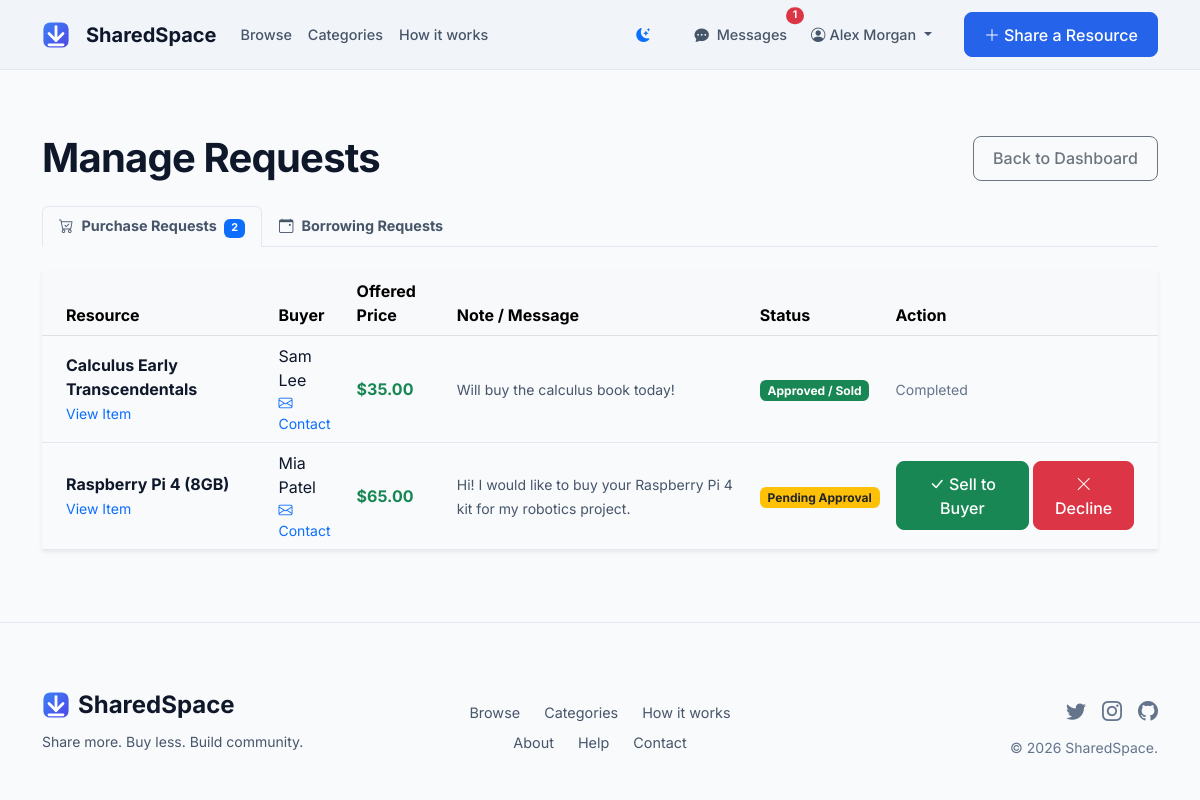
Page /manage_requests (signed in) on the committed database.
### app/models.py (models this page shows, shortened)
class User(db.Model, UserMixin):
    id = db.Column(db.Integer, primary_key=True)
    username = db.Column(db.String(20), unique=True, nullable=False)
    email = db.Column(db.String(120), unique=True, nullable=False)
    password_hash = db.Column(db.String(128), nullable=False)
    created_at = db.Column(db.DateTime, nullable=False, default=datetime.utcnow)
    is_active = db.Column(db.Boolean, default=True)
    rating = db.Column(db.Float, default=5.0)
    resources = db.relationship('Resource', backref='owner', lazy=True)
    borrowed = db.relationship('Booking', backref='borrower', lazy=True)
    purchases = db.relationship('Purchase', backref='buyer', lazy=True)
    followed = db.relationship(
        'User', secondary=followers,
        primaryjoin=(followers.c.follower_id == id),
        secondaryjoin=(followers.c.followed_id == id),
        backref=db.backref('followers', lazy='dynamic'), lazy='dynamic'
    )
    messages_sent = db.relationship('Message', foreign_keys='Message.sender_id', backref='sender', lazy='dynamic')
    messages_received = db.relationship('Message', foreign_keys='Message.recipient_id', backref='recipient', lazy='dynamic')
    def unread_message_count(self):
        return Message.query.filter_by(recipient_id=self.id, is_read=False).count()

class Purchase(db.Model):
    id = db.Column(db.Integer, primary_key=True)
    message = db.Column(db.Text, nullable=True)
    status = db.Column(db.String(20), nullable=False, default='pending')
    request_date = db.Column(db.DateTime, nullable=False, default=datetime.utcnow)
    response_date = db.Column(db.DateTime, nullable=True)
    price = db.Column(db.Float, nullable=False)
    resource_id = db.Column(db.Integer, db.ForeignKey('resource.id'), nullable=False)
    buyer_id = db.Column(db.Integer, db.ForeignKey('user.id'), nullable=False)

class Resource(db.Model):
    id = db.Column(db.Integer, primary_key=True)
    title = db.Column(db.String(100), nullable=False)
    description = db.Column(db.Text, nullable=False)
    category = db.Column(db.String(50), nullable=False)
    location = db.Column(db.String(100), nullable=False)
    availability_status = db.Column(db.String(20), nullable=False, default='Available')
    image_url = db.Column(db.String(255), nullable=True)
    daily_price = db.Column(db.Float, nullable=True)
    listing_type = db.Column(db.String(20), nullable=False, default='Rent')
    sale_price = db.Column(db.Float, nullable=True)
    currency = db.Column(db.String(10), nullable=False, default='USD')
    created_at = db.Column(db.DateTime, nullable=False, default=datetime.utcnow)
    updated_at = db.Column(db.DateTime, nullable=False, default=datetime.utcnow, onupdate=datetime.utcnow)
    owner_id = db.Column(db.Integer, db.ForeignKey('user.id'), nullable=False)
    bookings = db.relationship('Booking', backref='resource', lazy=True)
    purchases = db.relationship('Purchase', backref='resource', lazy=True)
    @property
    def currency_symbol(self):
        symbols = {
            'USD': '$',
            'EUR': '€',
            'GBP': '£',
            'INR': '₹',
            'CAD': 'C$',
            'AUD': 'A$',
            'JPY': '¥'
        }
        return symbols.get(self.currency, '$')

### app/routes.py (the view)
@main.route('/manage_requests')
@login_required
def manage_requests():
    booking_requests = Booking.query.join(Resource).filter(Resource.owner_id == current_user.id).order_by(Booking.request_date.desc()).all()
    purchase_requests = Purchase.query.join(Resource).filter(Resource.owner_id == current_user.id).order_by(Purchase.request_date.desc()).all()
    return render_template('bookings/manage.html', requests=booking_requests, purchase_requests=purchase_requests)

### app/models.py (called while the page is built)
@login_manager.user_loader
def load_user(user_id):
    return User.query.get(int(user_id))

### app/routes.py (called while the page is built)
@main.app_context_processor
def inject_globals():
    if current_user.is_authenticated:
        return {'unread_count': current_user.unread_message_count()}
    return {'unread_count': 0}

### app/templates/bookings/manage.html (shortened to what this page needs)
{% extends "base.html" %}
{% block content %}
<div class="d-flex justify-content-between align-items-center mb-4 mt-3">
    <h1 class="fw-bold m-0">Manage Requests</h1>
    <a href="{{ url_for('main.dashboard') }}" class="btn btn-outline-secondary">Back to Dashboard</a>
</div>
<ul class="nav nav-tabs mb-4" id="requestTabs" role="tablist">
    <li class="nav-item" role="presentation">
        <button class="nav-link active fw-bold" id="purchases-tab" data-bs-toggle="tab" data-bs-target="#purchases-content" type="button" role="tab">
            <i class="bi bi-cart-check me-2"></i>Purchase Requests
            {% if purchase_requests %}
                <span class="badge bg-primary ms-1">{{ purchase_requests|length }}</span>
            {% endif %}
        </button>
    </li>
    <li class="nav-item" role="presentation">
        <button class="nav-link fw-bold" id="borrow-tab" data-bs-toggle="tab" data-bs-target="#borrow-content" type="button" role="tab">
            <i class="bi bi-calendar-event me-2"></i>Borrowing Requests
        </button>
    </li>
</ul>
<div class="tab-content" id="requestTabsContent">
    <div class="tab-pane fade show active" id="purchases-content" role="tabpanel">
        <div class="dashboard-section p-0 overflow-hidden shadow-sm">
            {% if purchase_requests %}
            <div class="table-responsive">
                <table class="table table-hover align-middle mb-0">
                    <thead class="table-light">
                        <tr>
                            <th class="ps-4">Resource</th>
                            <th>Buyer</th>
                            <th>Offered Price</th>
                            <th>Note / Message</th>
                            <th>Status</th>
                            <th class="pe-4">Action</th>
                        </tr>
                    </thead>
                    <tbody>
                        {% for req in purchase_requests %}
                        <tr>
                            <td class="ps-4 py-3">
                                <div class="fw-bold">{{ req.resource.title }}</div>
                                <a href="{{ url_for('main.resource_detail', resource_id=req.resource_id) }}" class="small text-decoration-none">View Item</a>
                            </td>
                            <td>
                                {{ req.buyer.username }}
                                <a href="mailto:{{ req.buyer.email }}" class="d-block small text-decoration-none"><i class="bi bi-envelope"></i> Contact</a>
                            </td>
                            <td class="fw-bold text-success">{{ req.resource.currency_symbol }}{{ "%.2f"|format(req.price) }}</td>
                            <td>
                                <span class="text-secondary small">{{ req.message or 'No message provided.' }}</span>
                            </td>
                            <td>
                                {% if req.status == 'pending' %}
                                    <span class="badge bg-warning text-dark">Pending Approval</span>
                                {% elif req.status == 'approved' %}
                                    <span class="badge bg-success">Approved / Sold</span>
                                {% elif req.status == 'rejected' %}
                                    <span class="badge bg-danger">Declined</span>
                                {% endif %}
                            </td>
                            <td class="pe-4">
                                {% if req.status == 'pending' %}
                                    <div class="btn-group btn-group-sm">
                                        <form action="{{ url_for('main.update_purchase_status', purchase_id=req.id, status='approved') }}" method="POST" class="d-inline">
                                            <button type="submit" class="btn btn-success"><i class="bi bi-check-lg"></i> Sell to Buyer</button>
                                        </form>
                                        <form action="{{ url_for('main.update_purchase_status', purchase_id=req.id, status='rejected') }}" method="POST" class="d-inline ms-1">
                                            <button type="submit" class="btn btn-danger"><i class="bi bi-x-lg"></i> Decline</button>
                                        </form>
                                    </div>
                                {% else %}
                                    <span class="text-muted small">Completed</span>
                                {% endif %}
                            </td>
                        </tr>
                        {% endfor %}
                    </tbody>
                </table>
            </div>
            {% else %}
            <div class="text-center py-5">
                <i class="bi bi-cart-x display-1 text-muted"></i>
                <h4 class="mt-3">No purchase requests</h4>
                <p class="text-muted">No one has requested to buy your listed items yet.</p>
            </div>
            {% endif %}
        </div>
    </div>
</div>
{% endblock %}

### app/templates/base.html (shortened to what this page needs)
<!DOCTYPE html>
<html lang="en" data-bs-theme="light">
<head>
    <link href="https://cdn.jsdelivr.net/npm/bootstrap@5.3.0/dist/css/bootstrap.min.css" rel="stylesheet">
    <link rel="stylesheet" href="https://cdn.jsdelivr.net/npm/bootstrap-icons@1.11.1/font/bootstrap-icons.css">
    <link rel="stylesheet" href="{{ url_for('static', filename='css/style.css') }}">
</head>
<body>
    <nav class="navbar navbar-expand-lg sticky-top">
        <div class="container">
            <a class="navbar-brand" href="{{ url_for('main.index') }}">
                <img src="{{ url_for('static', filename='logo.svg') }}" alt="SharedSpace Logo" width="28" height="28" class="me-2"> SharedSpace
            </a>
            <div class="collapse navbar-collapse" id="navbarNav">
                <ul class="navbar-nav me-auto">
                    <li class="nav-item">
                        <a class="nav-link" href="{{ url_for('main.list_resources') }}">Browse</a>
                    </li>
                    <li class="nav-item">
                        <a class="nav-link" href="{{ url_for('main.list_resources') }}">Categories</a>
                    </li>
                    <li class="nav-item">
                        <a class="nav-link" href="#how-it-works">How it works</a>
                    </li>
                </ul>
                <ul class="navbar-nav align-items-center">
                    <li class="nav-item me-3">
                        <button id="themeToggle" class="btn btn-sm btn-link text-muted" aria-label="Toggle Theme">
                            <i class="bi bi-moon-stars-fill" id="themeIcon"></i>
                        </button>
                    </li>
                    {% if current_user.is_authenticated %}
                        <li class="nav-item me-2">
                            <a class="nav-link position-relative" href="{{ url_for('main.messages') }}">
                                <i class="bi bi-chat-dots-fill me-1"></i> Messages
                                {% if unread_count > 0 %}
                                    <span class="position-absolute top-0 start-100 translate-middle badge rounded-pill bg-danger" style="font-size: 0.65rem;">
                                        {{ unread_count }}
                                    </span>
                                {% endif %}
                            </a>
                        </li>
                        <li class="nav-item dropdown me-2">
                            <a class="nav-link dropdown-toggle" href="#" id="navbarDropdown" role="button" data-bs-toggle="dropdown">
                                <i class="bi bi-person-circle me-1"></i>{{ current_user.username }}
                            </a>
                        </li>
                    {% else %}
                        <li class="nav-item">
                            <a class="nav-link" href="{{ url_for('main.login') }}">Log in</a>
                        </li>
                    {% endif %}
                    <li class="nav-item ms-lg-3 mt-3 mt-lg-0">
                        <a class="btn btn-primary" href="{{ url_for('main.create_resource') }}">
                            <i class="bi bi-plus-lg me-1"></i>Share a Resource
                        </a>
                    </li>
                </ul>
            </div>
        </div>
    </nav>
    <main class="container py-5">
        {% block content %}{% endblock %}
    </main>
    <footer class="mt-auto">
        <div class="container">
            <div class="row align-items-center">
                <div class="col-md-4 mb-4 mb-md-0">
                    <div class="fw-bold fs-4 mb-2 d-flex align-items-center gap-2">
                        <img src="{{ url_for('static', filename='logo.svg') }}" alt="SharedSpace Logo" width="28" height="28"> SharedSpace
                    </div>
                    <p class="text-secondary small">Share more. Buy less. Build community.</p>
                </div>
                <div class="col-md-4 mb-4 mb-md-0 text-center footer-links">
                    <div class="d-flex justify-content-center gap-4">
                        <a href="{{ url_for('main.list_resources') }}">Browse</a>
                        <a href="{{ url_for('main.list_resources') }}">Categories</a>
                        <a href="#how-it-works">How it works</a>
                    </div>
                    <div class="d-flex justify-content-center gap-4 mt-2">
                        <a href="#">About</a>
                        <a href="#">Help</a>
                        <a href="#">Contact</a>
                    </div>
                </div>
                <div class="col-md-4 text-md-end text-muted">
                    <div class="fs-5 mb-2 d-flex justify-content-md-end justify-content-center gap-3">
                        <i class="bi bi-twitter"></i>
                        <i class="bi bi-instagram"></i>
                        <i class="bi bi-github"></i>
                    </div>
                    <small>&copy; {{ current_user.created_at.year if current_user.is_authenticated else 2024 }} SharedSpace.</small>
                </div>
            </div>
        </div>
    </footer>
</body>
</html>

### app/static/css/style.css (style rules this page uses)
:root { --bg-main: #F8FAFC; --bg-surface: #F1F5F9; --bg-card: #FFFFFF; --border-color: #E2E8F0; --primary-blue: #2563EB; --bright-blue: #3B82F6; --purple-accent: #6366F1; --text-primary: #0F172A; --text-secondary: #475569; --text-muted: #64748B; --success: #10B981; --warning: #F59E0B; --error: #EF4444; --bs-body-bg: var(--bg-main); --bs-body-color: var(--text-primary); --bs-border-color: var(--border-color); --bs-primary: var(--primary-blue); --bs-success: var(--success); --bs-warning: var(--warning); --bs-danger: var(--error); }
body { font-family: 'Inter', sans-serif; background-color: var(--bg-main); color: var(--text-primary); -webkit-font-smoothing: antialiased; min-height: 100vh; display: flex; flex-direction: column; }
main { flex-grow: 1; }
h1, h2, h3, h4, h5, h6 { color: var(--text-primary); font-weight: 600; letter-spacing: -0.02em; }
.text-muted { color: var(--text-muted) !important; }
.text-secondary { color: var(--text-secondary) !important; }
.navbar { background: var(--bg-surface); backdrop-filter: blur(12px); -webkit-backdrop-filter: blur(12px); border-bottom: 1px solid var(--border-color); padding: 0.75rem 0; }
.navbar-brand { color: var(--text-primary) !important; font-weight: 700; font-size: 1.25rem; display: flex; align-items: center; gap: 0.5rem; }
.nav-link { color: var(--text-secondary) !important; font-weight: 500; font-size: 0.9rem; transition: color 0.2s; }
.btn { font-weight: 500; border-radius: 8px; padding: 0.6rem 1.2rem; transition: all 0.2s ease; }
.btn-primary { background-color: var(--primary-blue); border-color: var(--primary-blue); color: white; }
footer { background: var(--bg-main); border-top: 1px solid var(--border-color); padding: 4rem 0 2rem; }
.footer-links a { color: var(--text-secondary); text-decoration: none; font-size: 0.9rem; transition: color 0.2s; }

### rows in the picture
User: username "Alex Morgan", created_at "2026"
Purchase: resource "Calculus Early Transcendentals", buyer.username "Sam Lee", resource.currency_symbol "$", price "35.00", message "Will buy the calculus book today!", status "Approved / Sold"
Purchase: resource "Raspberry Pi 4 (8GB)", buyer.username "Mia Patel", resource.currency_symbol "$", price "65.00", message "Hi! I would like to buy your Raspberry Pi 4 kit for my robotics project.", status "Pending Approval"

### other values in the picture
{{ unread_count }} "1"
{{ purchase_requests|length }} "2"
